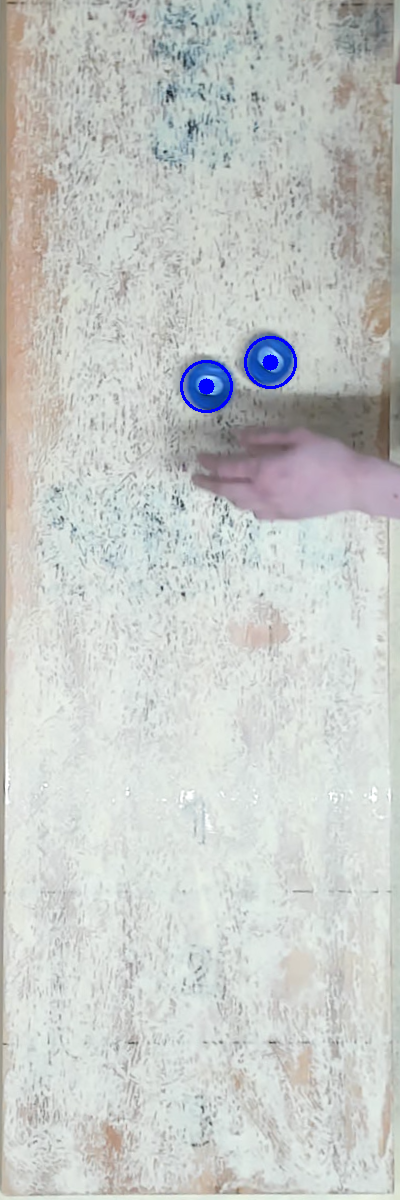
#> input picture camera/shuffleboard/debug_detections_Blue.png, 400 x 1200 px
$ python -i shuffleView.py   (imports and definitions only)
#> lines starting #> are read from the running program, lines starting #| are printed output that depends on the picture; after the words box and inside, x2 and y2 are one past the last pixel; in counts of white or black regions, pixels touching at a corner belong together
#> further down, picture is the input picture: shape (1200, 400, 3); mean B, G, R 199.1, 201.6, 198.6
import cv2
import numpy as np
from dataclasses import dataclass
from enum import Enum
from dataclasses import dataclass
from dataclasses_json import dataclass_json

DEBUG = False

class DiscColour(Enum):
  RED = 'Red'
  BLUE = 'Blue'

@dataclass_json
@dataclass
class Disc:
  x: int
  y: int
  colour: DiscColour

surface_dimensions = (400, 1200)

# [63 lines left out: functions __get_transformed_image, __get_discs_by_colour, not called in this run]

def __get_red_objects(img_hsv):
    # Note that red is split across the 0-180 degree range so we need to check two ranges.
    # colour map: https://i.sstatic.net/gyuw4.png
    red_lower_1 = np.array([160, 150, 20])
    red_upper_1 = np.array([180, 255, 255])
    red_mask_1 = cv2.inRange(img_hsv, red_lower_1, red_upper_1)
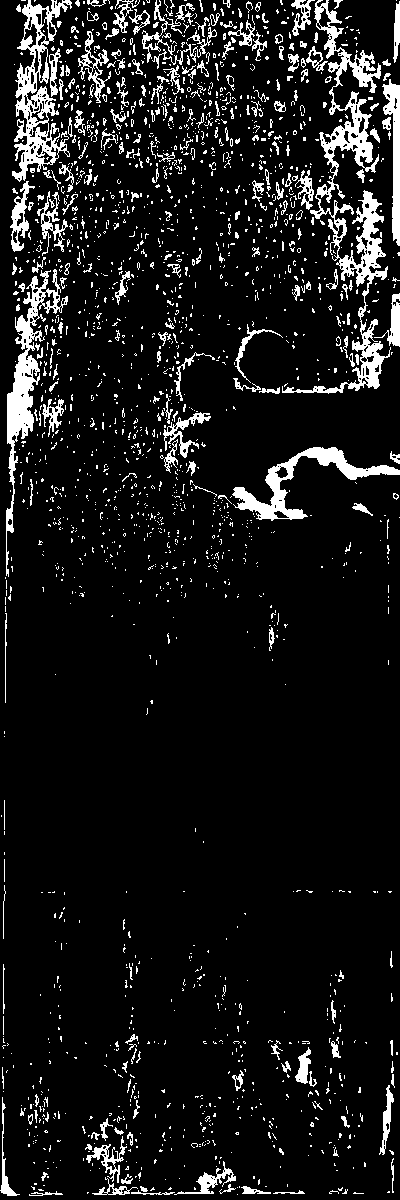
#> red_mask_1: shape (1200, 400); 9.5% white; 1991 white regions (1733 under 20 px), largest, box (x1, y1, x2, y2) and area: (282, 0, 391, 394) 7302, (12, 0, 72, 182) 3744, (6, 269, 68, 577) 3607

    red_lower_2 = np.array([0, 150, 20])
    red_upper_2 = np.array([20, 255, 255])
    red_mask_2 = cv2.inRange(img_hsv, red_lower_2, red_upper_2)
#> red_mask_2: shape (1200, 400); every value is 0

    red_mask_combined = cv2.bitwise_or(red_mask_1, red_mask_2)
    red_objects = cv2.bitwise_and(img_hsv, img_hsv, mask=red_mask_combined)
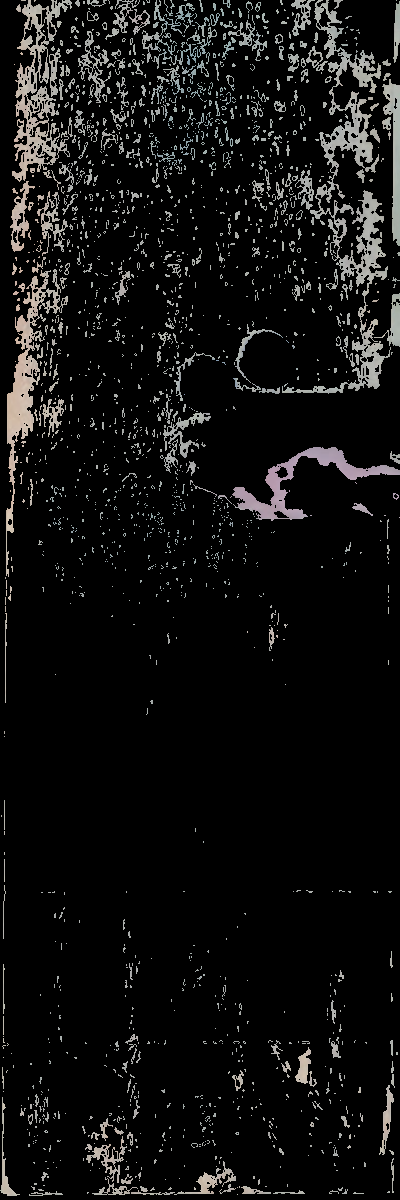
#> red_objects: shape (1200, 400, 3); mean B, G, R 16.3, 16.7, 16.9

    return __get_binary_thresholded_img(red_objects)

# [8 lines left out: function __get_blue_objects, not called in this run]

def __get_binary_thresholded_img(img_hsv):
    img_greyscale = cv2.split(img_hsv)[2]
    _, img_thresholded = cv2.threshold(img_greyscale, 128, 255, cv2.THRESH_BINARY | cv2.THRESH_OTSU)

    return img_thresholded

# [21 lines left out: function get_discs, not called in this run]

# [5 lines not run here, left out]

>>> import cv2
>>> picture = cv2.imread('debug_detections_Blue.png')
>>> result = __get_red_objects(picture)
